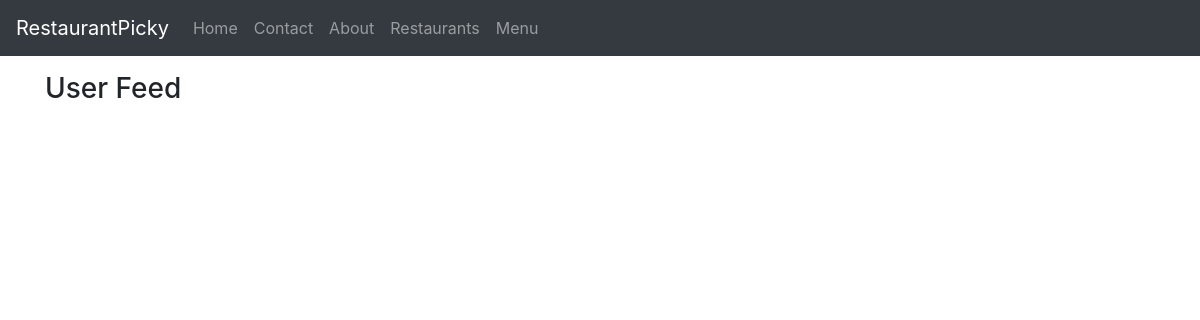
The app's page / (signed in), older data.
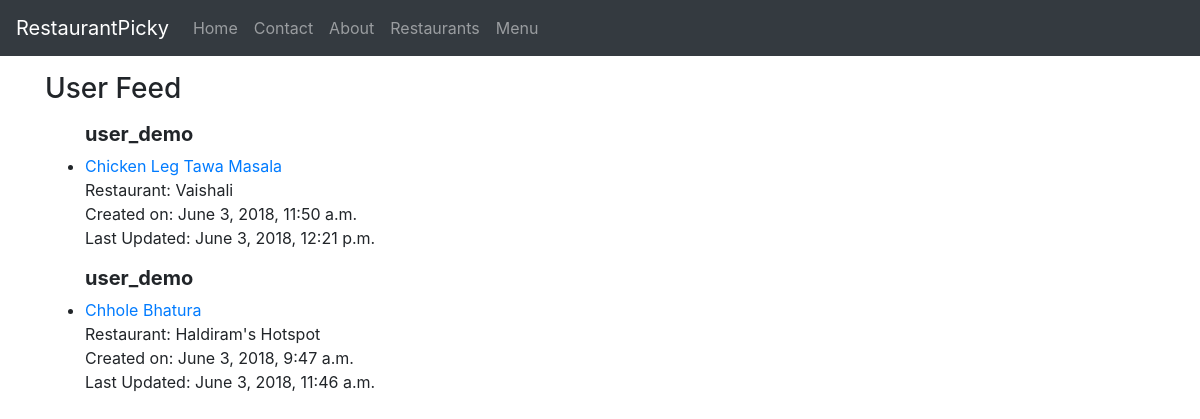
The same page, newer data.
### menu/models.py (models this page shows, shortened)
class Item(models.Model):
	user 		= models.ForeignKey(settings.AUTH_USER_MODEL)
	restaurant 	= models.ForeignKey(RestaurantLocation)
	name 		= models.CharField(max_length=120)
	contents 	= models.TextField(help_text="Separate the each ingredient by comma")
	excludes 	= models.TextField(blank=True, null=True, help_text="Separate the each ingredient by comma")
	public 		= models.BooleanField(default=True)
	timestamp	= models.DateTimeField(auto_now_add=True)
	updated		= models.DateTimeField(auto_now=True)
	class Meta:
		ordering = ['-updated', '-timestamp']

### restaurants/models.py (models this page shows, shortened)
class RestaurantLocation(models.Model):
	owner 		= models.ForeignKey(User) # class_instance.model_set.all()
	name 		= models.CharField(max_length=120)
	location 	= models.CharField(max_length=120, null=True, blank=True)
	city 		= models.CharField(max_length=120, null=True, blank=True)
	category 	= models.CharField(max_length=120, null=True, blank=True, validators=[validate_category])
	timestamp 	= models.DateTimeField(auto_now_add=True)
	updated 	= models.DateTimeField(auto_now=True)
	slug 		= models.SlugField(null=True, blank=True)
	objects = RestaurantLocationManager() # Important to add!!

### menu/views.py (the view)
# urls.py: url(r'^$',HomeView.as_view(), name="home"),
class HomeView(View):
	def get(self, request, *args, **kwargs):
		if not request.user.is_authenticated():
			return render(request, "index.html", {})
		user = request.user
		is_following_user_ids = [x.user.id for x in user.is_following.all()]
		qs = Item.objects.filter(user__id__in=is_following_user_ids, public=True).order_by("-updated")[:3]
		return render(request, "menu/home-feed.html", {"object_list":qs})

### menu/templates/menu/home-feed.html
{% extends "base.html" %}
{% block content %}
	<h3>User Feed</h3>
	<ul>
	{% for obj in object_list %}
		<p>
			<h5><b>{{ obj.user.username }}</b></h5>
			<li><a href="{% url 'menu:detail' pk=obj.id%}">{{obj.name}}</a>
				<br>Restaurant: {{obj.restaurant.name}}
				<br>Created on: {{ obj.timestamp }}
				<br>Last Updated: {{ obj.updated }}
			</li>
		</p>
	{% endfor %}
	</ul>
{% endblock content %}

Row changes from the older to the newer data that the page shows:
added Item: user.username "user_demo", name "Chicken Leg Tawa Masala", restaurant.name "Vaishali", timestamp "June 3, 2018, 11:50 a.m.", updated "June 3, 2018, 12:21 p.m."
added Item: user.username "user_demo", name "Chhole Bhatura", restaurant.name "Haldiram's Hotspot", timestamp "June 3, 2018, 9:47 a.m.", updated "June 3, 2018, 11:46 a.m."
